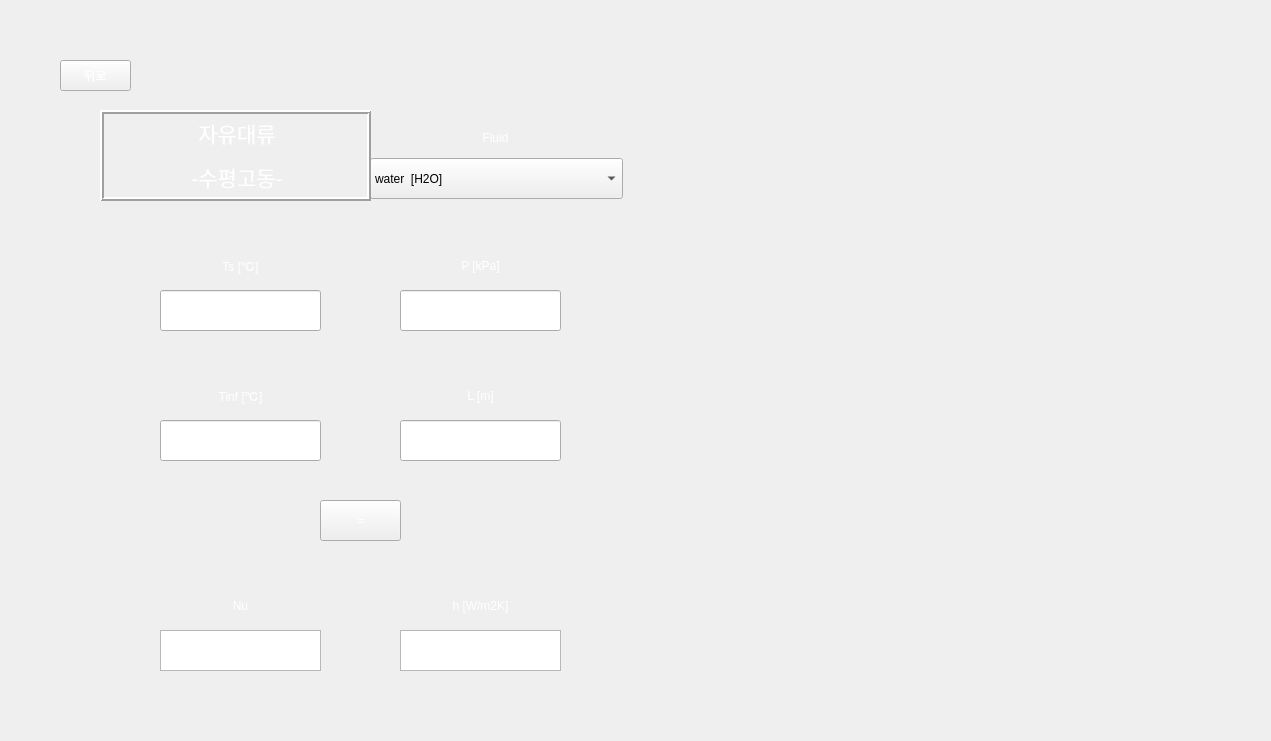
<?xml version="1.0" encoding="UTF-8"?>
<ui version="4.0">
 <class>Form</class>
 <widget class="QWidget" name="Form">
  <property name="geometry">
   <rect>
    <x>0</x>
    <y>0</y>
    <width>1271</width>
    <height>741</height>
   </rect>
  </property>
  <property name="minimumSize">
   <size>
    <width>996</width>
    <height>580</height>
   </size>
  </property>
  <property name="maximumSize">
   <size>
    <width>1271</width>
    <height>741</height>
   </size>
  </property>
  <property name="windowTitle">
   <string>Free Convection - Horizontal Enclosure</string>
  </property>
  <property name="styleSheet">
   <string notr="true">background-image: url(:/background/하얀거.png);</string>
  </property>
  <widget class="QPushButton" name="check">
   <property name="geometry">
    <rect>
     <x>320</x>
     <y>500</y>
     <width>81</width>
     <height>41</height>
    </rect>
   </property>
   <property name="styleSheet">
    <string notr="true">QPushButton {
color: qlineargradient(spread:pad, x1:0, y1:1, x2:1, y2:0, stop:0 rgba(255, 255, 255, 255), stop:1 rgba(255, 255, 255, 255));
background-image: url(:/background/버튼2.png);
font: 20pt &quot;맑은 고딕&quot;;
}
QPushButton:hover{
border-image: url(:/background/버튼클릭2.png);
}</string>
   </property>
   <property name="text">
    <string>=</string>
   </property>
  </widget>
  <widget class="QLabel" name="label_4">
   <property name="geometry">
    <rect>
     <x>160</x>
     <y>370</y>
     <width>161</width>
     <height>51</height>
    </rect>
   </property>
   <property name="styleSheet">
    <string notr="true">color: qlineargradient(spread:pad, x1:0, y1:1, x2:1, y2:0, stop:0 rgba(255, 255, 255, 255), stop:1 rgba(255, 255, 255, 255));
background-image: url(:/background/버튼2.png);
font: 20pt &quot;맑은 고딕&quot;;</string>
   </property>
   <property name="text">
    <string>Tinf [℃]</string>
   </property>
   <property name="alignment">
    <set>Qt::AlignCenter</set>
   </property>
  </widget>
  <widget class="QLabel" name="label_2">
   <property name="geometry">
    <rect>
     <x>400</x>
     <y>240</y>
     <width>161</width>
     <height>51</height>
    </rect>
   </property>
   <property name="styleSheet">
    <string notr="true">color: qlineargradient(spread:pad, x1:0, y1:1, x2:1, y2:0, stop:0 rgba(255, 255, 255, 255), stop:1 rgba(255, 255, 255, 255));
background-image: url(:/background/버튼2.png);
font: 20pt &quot;맑은 고딕&quot;;</string>
   </property>
   <property name="text">
    <string>P [kPa]</string>
   </property>
   <property name="alignment">
    <set>Qt::AlignCenter</set>
   </property>
  </widget>
  <widget class="QLineEdit" name="P">
   <property name="geometry">
    <rect>
     <x>400</x>
     <y>290</y>
     <width>161</width>
     <height>41</height>
    </rect>
   </property>
   <property name="styleSheet">
    <string notr="true">font: 14pt &quot;맑은 고딕&quot;;
background-image: url(:/background/하얀거.png);</string>
   </property>
  </widget>
  <widget class="QLineEdit" name="T2">
   <property name="geometry">
    <rect>
     <x>160</x>
     <y>420</y>
     <width>161</width>
     <height>41</height>
    </rect>
   </property>
   <property name="styleSheet">
    <string notr="true">font: 14pt &quot;맑은 고딕&quot;;
background-image: url(:/background/하얀거.png);</string>
   </property>
  </widget>
  <widget class="QLabel" name="label_5">
   <property name="geometry">
    <rect>
     <x>400</x>
     <y>370</y>
     <width>161</width>
     <height>51</height>
    </rect>
   </property>
   <property name="styleSheet">
    <string notr="true">color: qlineargradient(spread:pad, x1:0, y1:1, x2:1, y2:0, stop:0 rgba(255, 255, 255, 255), stop:1 rgba(255, 255, 255, 255));
background-image: url(:/background/버튼2.png);
font: 20pt &quot;맑은 고딕&quot;;</string>
   </property>
   <property name="text">
    <string>L [m]</string>
   </property>
   <property name="alignment">
    <set>Qt::AlignCenter</set>
   </property>
  </widget>
  <widget class="QLineEdit" name="L">
   <property name="geometry">
    <rect>
     <x>400</x>
     <y>420</y>
     <width>161</width>
     <height>41</height>
    </rect>
   </property>
   <property name="styleSheet">
    <string notr="true">font: 14pt &quot;맑은 고딕&quot;;
background-image: url(:/background/하얀거.png);</string>
   </property>
  </widget>
  <widget class="QLabel" name="label_3">
   <property name="geometry">
    <rect>
     <x>160</x>
     <y>240</y>
     <width>161</width>
     <height>51</height>
    </rect>
   </property>
   <property name="styleSheet">
    <string notr="true">color: qlineargradient(spread:pad, x1:0, y1:1, x2:1, y2:0, stop:0 rgba(255, 255, 255, 255), stop:1 rgba(255, 255, 255, 255));
background-image: url(:/background/버튼2.png);
font: 20pt &quot;맑은 고딕&quot;;</string>
   </property>
   <property name="text">
    <string>Ts [℃]</string>
   </property>
   <property name="alignment">
    <set>Qt::AlignCenter</set>
   </property>
  </widget>
  <widget class="QLineEdit" name="T1">
   <property name="geometry">
    <rect>
     <x>160</x>
     <y>290</y>
     <width>161</width>
     <height>41</height>
    </rect>
   </property>
   <property name="styleSheet">
    <string notr="true">font: 14pt &quot;맑은 고딕&quot;;
background-image: url(:/background/하얀거.png);</string>
   </property>
  </widget>
  <widget class="QPushButton" name="pushButton">
   <property name="geometry">
    <rect>
     <x>60</x>
     <y>60</y>
     <width>71</width>
     <height>31</height>
    </rect>
   </property>
   <property name="styleSheet">
    <string notr="true">QPushButton {
color: qlineargradient(spread:pad, x1:0, y1:1, x2:1, y2:0, stop:0 rgba(255, 255, 255, 255), stop:1 rgba(255, 255, 255, 255));
background-image: url(:/background/버튼2.png);
font: 14pt &quot;맑은 고딕&quot;;
}
QPushButton:hover{
border-image: url(:/background/버튼클릭2.png);
}</string>
   </property>
   <property name="text">
    <string>뒤로</string>
   </property>
  </widget>
  <widget class="QLabel" name="label_8">
   <property name="geometry">
    <rect>
     <x>400</x>
     <y>580</y>
     <width>161</width>
     <height>51</height>
    </rect>
   </property>
   <property name="styleSheet">
    <string notr="true">color: qlineargradient(spread:pad, x1:0, y1:1, x2:1, y2:0, stop:0 rgba(255, 255, 255, 255), stop:1 rgba(255, 255, 255, 255));
background-image: url(:/background/버튼2.png);
font: 18pt &quot;맑은 고딕&quot;;</string>
   </property>
   <property name="text">
    <string>h [W/m2K]</string>
   </property>
   <property name="alignment">
    <set>Qt::AlignCenter</set>
   </property>
  </widget>
  <widget class="QTextBrowser" name="textBrowser">
   <property name="geometry">
    <rect>
     <x>160</x>
     <y>630</y>
     <width>161</width>
     <height>41</height>
    </rect>
   </property>
   <property name="styleSheet">
    <string notr="true">font: 14pt &quot;맑은 고딕&quot;;
background-image: url(:/background/하얀거.png);</string>
   </property>
  </widget>
  <widget class="QLabel" name="label_6">
   <property name="geometry">
    <rect>
     <x>160</x>
     <y>580</y>
     <width>161</width>
     <height>51</height>
    </rect>
   </property>
   <property name="styleSheet">
    <string notr="true">color: qlineargradient(spread:pad, x1:0, y1:1, x2:1, y2:0, stop:0 rgba(255, 255, 255, 255), stop:1 rgba(255, 255, 255, 255));
background-image: url(:/background/버튼2.png);
font: 20pt &quot;맑은 고딕&quot;;</string>
   </property>
   <property name="text">
    <string>Nu</string>
   </property>
   <property name="alignment">
    <set>Qt::AlignCenter</set>
   </property>
  </widget>
  <widget class="QTextBrowser" name="textBrowser_2">
   <property name="geometry">
    <rect>
     <x>400</x>
     <y>630</y>
     <width>161</width>
     <height>41</height>
    </rect>
   </property>
   <property name="styleSheet">
    <string notr="true">font: 14pt &quot;맑은 고딕&quot;;
background-image: url(:/background/하얀거.png);</string>
   </property>
  </widget>
  <widget class="QLabel" name="label_7">
   <property name="geometry">
    <rect>
     <x>370</x>
     <y>112</y>
     <width>251</width>
     <height>51</height>
    </rect>
   </property>
   <property name="styleSheet">
    <string notr="true">color: qlineargradient(spread:pad, x1:0, y1:1, x2:1, y2:0, stop:0 rgba(255, 255, 255, 255), stop:1 rgba(255, 255, 255, 255));
background-image: url(:/background/버튼2.png);
font: 20pt &quot;맑은 고딕&quot;;</string>
   </property>
   <property name="text">
    <string>Fluid</string>
   </property>
   <property name="alignment">
    <set>Qt::AlignCenter</set>
   </property>
  </widget>
  <widget class="QLabel" name="label_9">
   <property name="geometry">
    <rect>
     <x>0</x>
     <y>0</y>
     <width>1271</width>
     <height>741</height>
    </rect>
   </property>
   <property name="styleSheet">
    <string notr="true">image: url(:/background/배경2.png);</string>
   </property>
   <property name="text">
    <string/>
   </property>
  </widget>
  <widget class="QLabel" name="label_10">
   <property name="geometry">
    <rect>
     <x>690</x>
     <y>50</y>
     <width>531</width>
     <height>641</height>
    </rect>
   </property>
   <property name="styleSheet">
    <string notr="true">image: url(:/background/Horizontal enclosure.PNG);</string>
   </property>
   <property name="text">
    <string/>
   </property>
  </widget>
  <widget class="QLabel" name="label_11">
   <property name="geometry">
    <rect>
     <x>730</x>
     <y>380</y>
     <width>461</width>
     <height>261</height>
    </rect>
   </property>
   <property name="styleSheet">
    <string notr="true">image: url(:/background/Horizontal enclosure-2.PNG);</string>
   </property>
   <property name="text">
    <string/>
   </property>
  </widget>
  <widget class="QLabel" name="label_12">
   <property name="geometry">
    <rect>
     <x>0</x>
     <y>0</y>
     <width>996</width>
     <height>580</height>
    </rect>
   </property>
   <property name="styleSheet">
    <string notr="true">image: url(:/background/배경2.png);</string>
   </property>
   <property name="text">
    <string/>
   </property>
  </widget>
  <widget class="QComboBox" name="fluid_2">
   <property name="geometry">
    <rect>
     <x>370</x>
     <y>158</y>
     <width>253</width>
     <height>41</height>
    </rect>
   </property>
   <property name="styleSheet">
    <string notr="true">background-image: url(:/background/하얀거.png);
font: 11pt &quot;맑은 고딕&quot;;</string>
   </property>
   <item>
    <property name="text">
     <string>water  [H2O]</string>
    </property>
   </item>
   <item>
    <property name="text">
     <string>air</string>
    </property>
   </item>
   <item>
    <property name="text">
     <string>1-Butene  [C4H8]</string>
    </property>
   </item>
   <item>
    <property name="text">
     <string>Acetone  [C3H6O]</string>
    </property>
   </item>
   <item>
    <property name="text">
     <string>Ammonia  [NH3]</string>
    </property>
   </item>
   <item>
    <property name="text">
     <string>Argon  [Ar]</string>
    </property>
   </item>
   <item>
    <property name="text">
     <string>Benzene  [C6H6]</string>
    </property>
   </item>
   <item>
    <property name="text">
     <string>CarbonDioxide  [CO2]</string>
    </property>
   </item>
   <item>
    <property name="text">
     <string>CarbonMonoxide  [CO]</string>
    </property>
   </item>
   <item>
    <property name="text">
     <string>CarbonylSulfide  [COS]</string>
    </property>
   </item>
   <item>
    <property name="text">
     <string>CycloHexane  [C6H12]</string>
    </property>
   </item>
   <item>
    <property name="text">
     <string>CycloPropane  [C3H6]</string>
    </property>
   </item>
   <item>
    <property name="text">
     <string>Cyclopentane  [C5H10]</string>
    </property>
   </item>
   <item>
    <property name="text">
     <string>D4  [C8H24O4Si4]</string>
    </property>
   </item>
   <item>
    <property name="text">
     <string>D5  [C10H30O5Si5]</string>
    </property>
   </item>
   <item>
    <property name="text">
     <string>D6  [C12H36O6Si6]</string>
    </property>
   </item>
   <item>
    <property name="text">
     <string>Deuterium  [D2]</string>
    </property>
   </item>
   <item>
    <property name="text">
     <string>Dichloroethane  [C2Cl2H4]</string>
    </property>
   </item>
   <item>
    <property name="text">
     <string>DiethylEther  [C4H10O]</string>
    </property>
   </item>
   <item>
    <property name="text">
     <string>DimethylCarbonate  [C3H6O3]</string>
    </property>
   </item>
   <item>
    <property name="text">
     <string>DimethylEther  [C2H6O]</string>
    </property>
   </item>
   <item>
    <property name="text">
     <string>Ethane  [C2H6]</string>
    </property>
   </item>
   <item>
    <property name="text">
     <string>Ethanol  [C2H6O]</string>
    </property>
   </item>
   <item>
    <property name="text">
     <string>EthylBenzene  [C8H10]</string>
    </property>
   </item>
   <item>
    <property name="text">
     <string>Ethylene  [C2H4]</string>
    </property>
   </item>
   <item>
    <property name="text">
     <string>EthyleneOxide  [C2H4O]</string>
    </property>
   </item>
   <item>
    <property name="text">
     <string>Fluorine  [F2]</string>
    </property>
   </item>
   <item>
    <property name="text">
     <string>HFE143m  [C2F3H3O]</string>
    </property>
   </item>
   <item>
    <property name="text">
     <string>HeavyWater  [D2O]</string>
    </property>
   </item>
   <item>
    <property name="text">
     <string>Helium  [He]</string>
    </property>
   </item>
   <item>
    <property name="text">
     <string>Hydrogen  [H2]</string>
    </property>
   </item>
   <item>
    <property name="text">
     <string>HydrogenChloride  [ClH]</string>
    </property>
   </item>
   <item>
    <property name="text">
     <string>HydrogenSulfide  [H2S]</string>
    </property>
   </item>
   <item>
    <property name="text">
     <string>IsoButane  [C4H10]</string>
    </property>
   </item>
   <item>
    <property name="text">
     <string>IsoButene  [C4H8]</string>
    </property>
   </item>
   <item>
    <property name="text">
     <string>Isohexane  [C6H14]</string>
    </property>
   </item>
   <item>
    <property name="text">
     <string>Isopentane  [C5H12]</string>
    </property>
   </item>
   <item>
    <property name="text">
     <string>Krypton  [Kr]</string>
    </property>
   </item>
   <item>
    <property name="text">
     <string>MD2M  [C10H30O3Si4]</string>
    </property>
   </item>
   <item>
    <property name="text">
     <string>MD3M  [C12H36O4Si5]</string>
    </property>
   </item>
   <item>
    <property name="text">
     <string>MD4M  [C14H42O5Si6]</string>
    </property>
   </item>
   <item>
    <property name="text">
     <string>MDM  [C8H24O2Si3]</string>
    </property>
   </item>
   <item>
    <property name="text">
     <string>MM  [C6H18OSi2]</string>
    </property>
   </item>
   <item>
    <property name="text">
     <string>Methane  [CH4]</string>
    </property>
   </item>
   <item>
    <property name="text">
     <string>Methanol  [CH4O]</string>
    </property>
   </item>
   <item>
    <property name="text">
     <string>MethylLinoleate  [C19H34O2]</string>
    </property>
   </item>
   <item>
    <property name="text">
     <string>MethylLinolenate  [C19H32O2]</string>
    </property>
   </item>
   <item>
    <property name="text">
     <string>MethylOleate  [C19H36O2]</string>
    </property>
   </item>
   <item>
    <property name="text">
     <string>MethylPalmitate  [C17H34O2]</string>
    </property>
   </item>
   <item>
    <property name="text">
     <string>MethylStearate  [C19H38O2]</string>
    </property>
   </item>
   <item>
    <property name="text">
     <string>Neon  [Ne]</string>
    </property>
   </item>
   <item>
    <property name="text">
     <string>Neopentane  [C5H12]</string>
    </property>
   </item>
   <item>
    <property name="text">
     <string>Nitrogen  [N2]</string>
    </property>
   </item>
   <item>
    <property name="text">
     <string>NitrousOxide  [N2O]</string>
    </property>
   </item>
   <item>
    <property name="text">
     <string>Novec649  [C6F12O]</string>
    </property>
   </item>
   <item>
    <property name="text">
     <string>OrthoDeuterium</string>
    </property>
   </item>
   <item>
    <property name="text">
     <string>OrthoHydrogen</string>
    </property>
   </item>
   <item>
    <property name="text">
     <string>Oxygen  [O2]</string>
    </property>
   </item>
   <item>
    <property name="text">
     <string>ParaDeuterium</string>
    </property>
   </item>
   <item>
    <property name="text">
     <string>ParaHydrogen</string>
    </property>
   </item>
   <item>
    <property name="text">
     <string>Propylene  [C3H6]</string>
    </property>
   </item>
   <item>
    <property name="text">
     <string>Propyne  [C3H4]</string>
    </property>
   </item>
   <item>
    <property name="text">
     <string>R11</string>
    </property>
   </item>
   <item>
    <property name="text">
     <string>R113</string>
    </property>
   </item>
   <item>
    <property name="text">
     <string>R114</string>
    </property>
   </item>
   <item>
    <property name="text">
     <string>R115</string>
    </property>
   </item>
   <item>
    <property name="text">
     <string>R116</string>
    </property>
   </item>
   <item>
    <property name="text">
     <string>R12</string>
    </property>
   </item>
   <item>
    <property name="text">
     <string>R123</string>
    </property>
   </item>
   <item>
    <property name="text">
     <string>R1233zd(E)</string>
    </property>
   </item>
   <item>
    <property name="text">
     <string>R1234yf</string>
    </property>
   </item>
   <item>
    <property name="text">
     <string>R1234ze(E)</string>
    </property>
   </item>
   <item>
    <property name="text">
     <string>R1234ze(Z)</string>
    </property>
   </item>
   <item>
    <property name="text">
     <string>R124</string>
    </property>
   </item>
   <item>
    <property name="text">
     <string>R1243zf</string>
    </property>
   </item>
   <item>
    <property name="text">
     <string>R125</string>
    </property>
   </item>
   <item>
    <property name="text">
     <string>R13</string>
    </property>
   </item>
   <item>
    <property name="text">
     <string>R134a</string>
    </property>
   </item>
   <item>
    <property name="text">
     <string>R13l1</string>
    </property>
   </item>
   <item>
    <property name="text">
     <string>R14</string>
    </property>
   </item>
   <item>
    <property name="text">
     <string>R141b</string>
    </property>
   </item>
   <item>
    <property name="text">
     <string>R142b</string>
    </property>
   </item>
   <item>
    <property name="text">
     <string>R143a</string>
    </property>
   </item>
   <item>
    <property name="text">
     <string>R152A</string>
    </property>
   </item>
   <item>
    <property name="text">
     <string>R161</string>
    </property>
   </item>
   <item>
    <property name="text">
     <string>R21</string>
    </property>
   </item>
   <item>
    <property name="text">
     <string>R218</string>
    </property>
   </item>
   <item>
    <property name="text">
     <string>R22</string>
    </property>
   </item>
   <item>
    <property name="text">
     <string>R227EA</string>
    </property>
   </item>
   <item>
    <property name="text">
     <string>R23</string>
    </property>
   </item>
   <item>
    <property name="text">
     <string>R236EA</string>
    </property>
   </item>
   <item>
    <property name="text">
     <string>R236FA</string>
    </property>
   </item>
   <item>
    <property name="text">
     <string>R245ca</string>
    </property>
   </item>
   <item>
    <property name="text">
     <string>R245fa</string>
    </property>
   </item>
   <item>
    <property name="text">
     <string>R32</string>
    </property>
   </item>
   <item>
    <property name="text">
     <string>R365MFC</string>
    </property>
   </item>
   <item>
    <property name="text">
     <string>R40</string>
    </property>
   </item>
   <item>
    <property name="text">
     <string>R404A</string>
    </property>
   </item>
   <item>
    <property name="text">
     <string>R407C</string>
    </property>
   </item>
   <item>
    <property name="text">
     <string>R41</string>
    </property>
   </item>
   <item>
    <property name="text">
     <string>R410A</string>
    </property>
   </item>
   <item>
    <property name="text">
     <string>R507A</string>
    </property>
   </item>
   <item>
    <property name="text">
     <string>RC318</string>
    </property>
   </item>
   <item>
    <property name="text">
     <string>SES36</string>
    </property>
   </item>
   <item>
    <property name="text">
     <string>SulfurDioxide  [O2S]</string>
    </property>
   </item>
   <item>
    <property name="text">
     <string>SulfurHexafluoride  [F6S]</string>
    </property>
   </item>
   <item>
    <property name="text">
     <string>Toluene  [C7H8]</string>
    </property>
   </item>
   <item>
    <property name="text">
     <string>Xenon  [Xe]</string>
    </property>
   </item>
   <item>
    <property name="text">
     <string>cis-2-Butene  [C4H8]</string>
    </property>
   </item>
   <item>
    <property name="text">
     <string>m-Xylene  [C8H10]</string>
    </property>
   </item>
   <item>
    <property name="text">
     <string>n-Butane  [C4H10]</string>
    </property>
   </item>
   <item>
    <property name="text">
     <string>n-Decane  [C10H22]</string>
    </property>
   </item>
   <item>
    <property name="text">
     <string>n-Dodecane  [C12H26]</string>
    </property>
   </item>
   <item>
    <property name="text">
     <string>n-Heptane  [C7H16]</string>
    </property>
   </item>
   <item>
    <property name="text">
     <string>n-Hexane  [C6H14]</string>
    </property>
   </item>
   <item>
    <property name="text">
     <string>n-Nonane  [C9H20]</string>
    </property>
   </item>
   <item>
    <property name="text">
     <string>n-Octane  [C8H18]</string>
    </property>
   </item>
   <item>
    <property name="text">
     <string>n-Pentane  [C5H12]</string>
    </property>
   </item>
   <item>
    <property name="text">
     <string>n-Propane  [C3H8]</string>
    </property>
   </item>
   <item>
    <property name="text">
     <string>n-Undecane  [C11H24]</string>
    </property>
   </item>
   <item>
    <property name="text">
     <string>o-Xylene  [C8H10]</string>
    </property>
   </item>
   <item>
    <property name="text">
     <string>p-Xylene  [C8H10]</string>
    </property>
   </item>
   <item>
    <property name="text">
     <string>trans-2-Butene  [C4H8]</string>
    </property>
   </item>
  </widget>
  <widget class="QLabel" name="label_13">
   <property name="geometry">
    <rect>
     <x>100</x>
     <y>110</y>
     <width>271</width>
     <height>91</height>
    </rect>
   </property>
   <property name="styleSheet">
    <string notr="true">font: 10pt &quot;맑은 고딕&quot;;
color: rgb(255, 255, 255);
background-image: url(:/background/버튼2.png);</string>
   </property>
   <property name="frameShape">
    <enum>QFrame::Box</enum>
   </property>
   <property name="frameShadow">
    <enum>QFrame::Raised</enum>
   </property>
   <property name="lineWidth">
    <number>2</number>
   </property>
   <property name="text">
    <string>&lt;!DOCTYPE HTML PUBLIC &quot;-//W3C//DTD HTML 4.0//EN&quot; &quot;http://www.w3.org/TR/REC-html40/strict.dtd&quot;&gt;
&lt;html&gt;&lt;head&gt;&lt;meta name=&quot;qrichtext&quot; content=&quot;1&quot; /&gt;&lt;style type=&quot;text/css&quot;&gt;
p, li { white-space: pre-wrap; }
&lt;/style&gt;&lt;/head&gt;&lt;body style=&quot; font-family:'맑은 고딕'; font-size:10pt; font-weight:400; font-style:normal;&quot;&gt;
&lt;p align=&quot;center&quot; style=&quot; margin-top:12px; margin-bottom:12px; margin-left:0px; margin-right:0px; -qt-block-indent:0; text-indent:0px;&quot;&gt;&lt;span style=&quot; font-size:16pt;&quot;&gt;자유대류&lt;/span&gt;&lt;/p&gt;
&lt;p align=&quot;center&quot; style=&quot; margin-top:12px; margin-bottom:12px; margin-left:0px; margin-right:0px; -qt-block-indent:0; text-indent:0px;&quot;&gt;&lt;span style=&quot; font-size:16pt;&quot;&gt;-수평고동-&lt;/span&gt;&lt;/p&gt;&lt;/body&gt;&lt;/html&gt;</string>
   </property>
   <property name="buddy">
    <cstring>pushButton</cstring>
   </property>
  </widget>
  <zorder>label_12</zorder>
  <zorder>label_9</zorder>
  <zorder>check</zorder>
  <zorder>label_4</zorder>
  <zorder>label_2</zorder>
  <zorder>P</zorder>
  <zorder>T2</zorder>
  <zorder>label_5</zorder>
  <zorder>L</zorder>
  <zorder>label_3</zorder>
  <zorder>T1</zorder>
  <zorder>pushButton</zorder>
  <zorder>label_8</zorder>
  <zorder>label_6</zorder>
  <zorder>textBrowser_2</zorder>
  <zorder>label_7</zorder>
  <zorder>label_10</zorder>
  <zorder>label_11</zorder>
  <zorder>textBrowser</zorder>
  <zorder>fluid_2</zorder>
  <zorder>label_13</zorder>
 </widget>
 <resources>
  <include location="../resource/resources.qrc"/>
 </resources>
 <connections/>
</ui>
